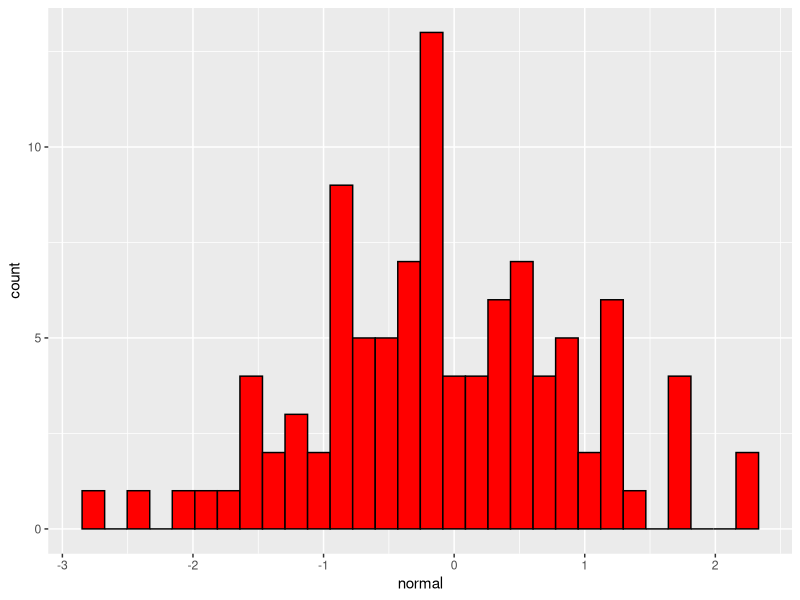
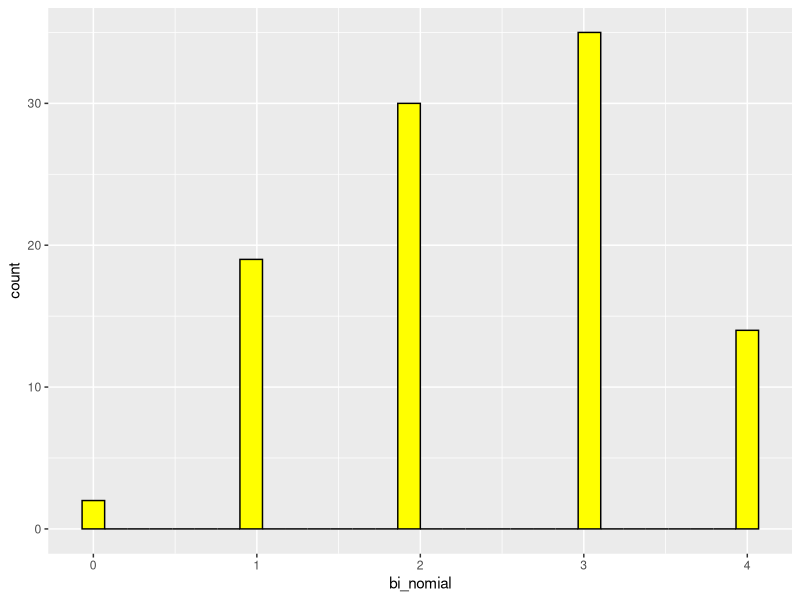
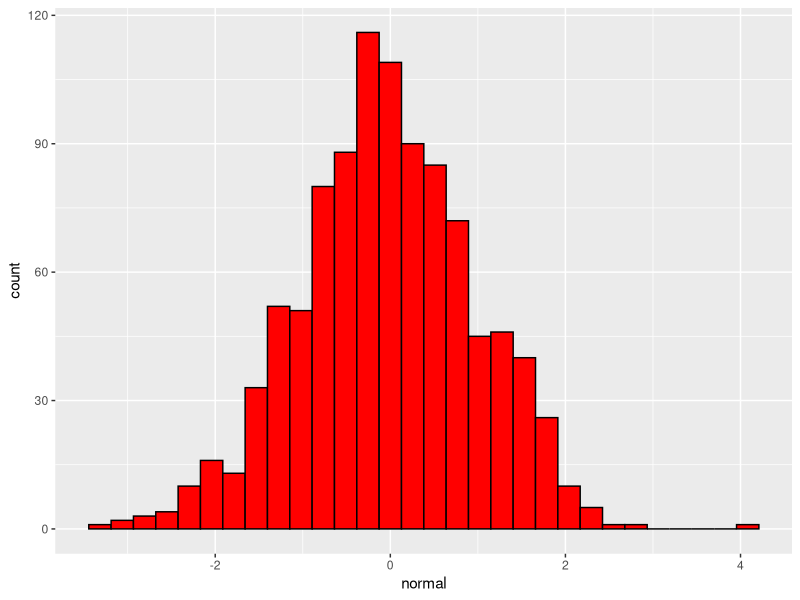
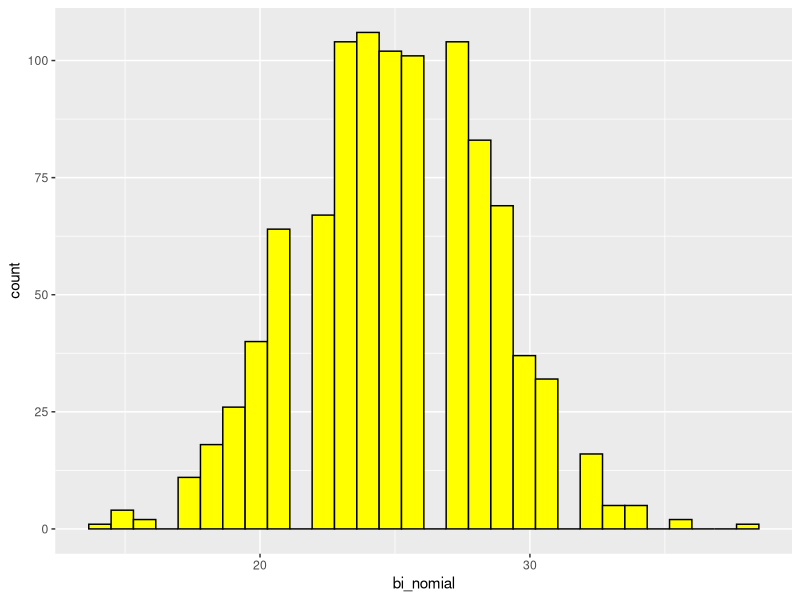
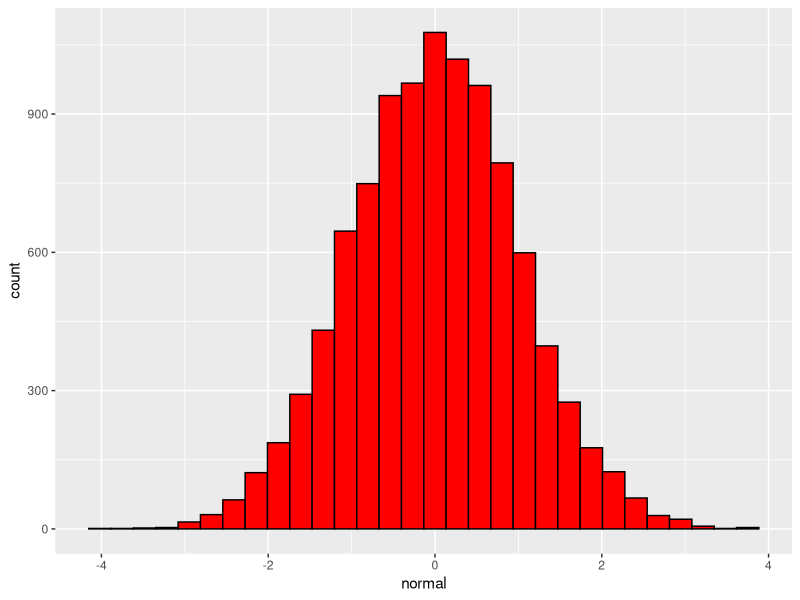
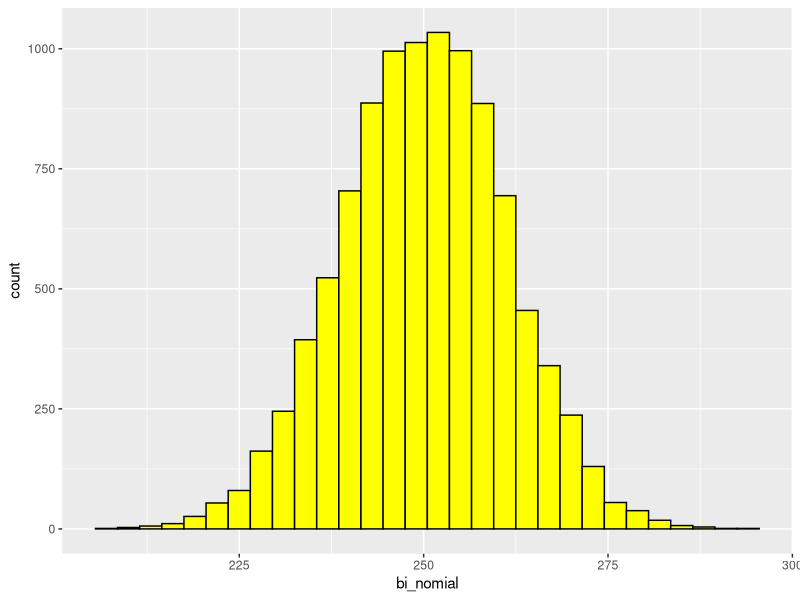

The R source for these figures, in order:
library(tidyverse)

small_n <- tibble(
  
  normal = rnorm(100),
  bi_nomial = rbinom(100,5,.5)
  
)

med_n <- tibble(
  
  normal = rnorm(1000),
  bi_nomial = rbinom(1000,50,.5)
  
)

large_n <- tibble(
  
  normal = rnorm(10000),
  bi_nomial = rbinom(10000,500,.5)
  
)


ggplot(small_n, aes(x = normal))+
  geom_histogram(fill = 'red', color = 'black')

ggplot(small_n, aes(x = bi_nomial))+
  geom_histogram(fill = 'yellow', color = 'black')

ggplot(med_n, aes(x = normal))+
  geom_histogram(fill = 'red', color = 'black')

ggplot(med_n, aes(x = bi_nomial))+
  geom_histogram(fill = 'yellow', color = 'black')
ggplot(large_n, aes(x = normal))+
  geom_histogram(fill = 'red', color = 'black')

ggplot(large_n, aes(x = bi_nomial))+
  geom_histogram(fill = 'yellow', color = 'black')

